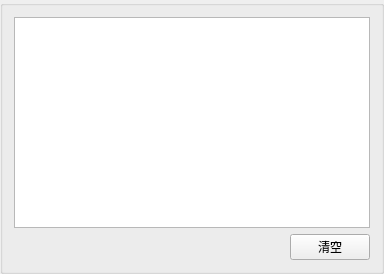
<?xml version="1.0" encoding="UTF-8"?>
<ui version="4.0">
 <class>MsgBoxer</class>
 <widget class="QGroupBox" name="MsgBoxer">
  <property name="geometry">
   <rect>
    <x>0</x>
    <y>0</y>
    <width>384</width>
    <height>274</height>
   </rect>
  </property>
  <property name="windowTitle">
   <string>GroupBox</string>
  </property>
  <layout class="QVBoxLayout" name="verticalLayout">
   <item>
    <widget class="QListWidget" name="listWidget">
     <property name="currentRow">
      <number>-1</number>
     </property>
     <property name="sortingEnabled">
      <bool>false</bool>
     </property>
    </widget>
   </item>
   <item>
    <layout class="QHBoxLayout" name="horizontalLayout">
     <item>
      <spacer name="horizontalSpacer">
       <property name="orientation">
        <enum>Qt::Horizontal</enum>
       </property>
       <property name="sizeHint" stdset="0">
        <size>
         <width>40</width>
         <height>20</height>
        </size>
       </property>
      </spacer>
     </item>
     <item>
      <widget class="QPushButton" name="clearButton">
       <property name="maximumSize">
        <size>
         <width>120</width>
         <height>16777215</height>
        </size>
       </property>
       <property name="text">
        <string>清空</string>
       </property>
      </widget>
     </item>
    </layout>
   </item>
  </layout>
 </widget>
 <resources/>
 <connections/>
</ui>
